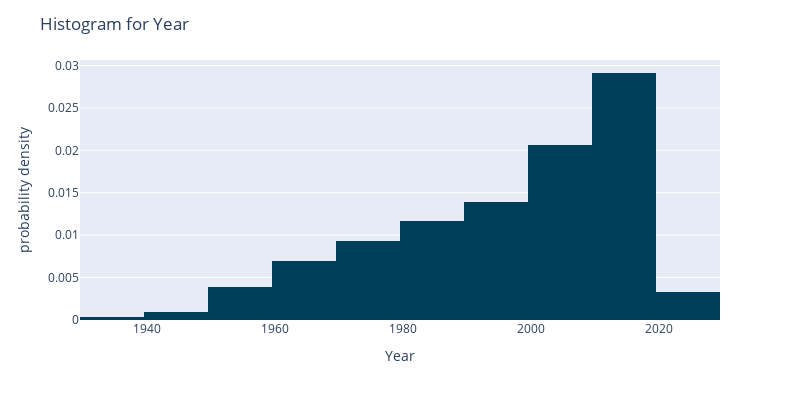

This figure's notebook cell:
### Markdown cell above
### Histogram for Year

### Code cell
year = px.histogram(data, x='Year', histnorm='probability density', nbins=15)
year.update_traces(marker_color='#003f5c')
year.update_layout(width=800, height=400, title='Histogram for Year')
year.show()

### Figure 1 — Plotly figure (JSON) as saved in the notebook; plotly's stock layout.template omitted (floating-point values rounded to 4 significant figures; data arrays with more than 128 entries replaced by an {"elided": "..."} marker saying what was removed)
{"data": [{"alignmentgroup": "True", "bingroup": "x", "histnorm": "probability density", "hovertemplate": "Year=%{x}<br>probability density=%{y}<extra></extra>", "legendgroup": "", "marker": {"color": "#003f5c", "pattern": {"shape": ""}}, "name": "", "nbinsx": 15, "offsetgroup": "", "orientation": "v", "showlegend": false, "type": "histogram", "x": {"elided": "11979 int values"}, "xaxis": "x", "yaxis": "y"}], "layout": {"barmode": "relative", "height": 400, "legend": {"tracegroupgap": 0}, "margin": {"t": 60}, "title": {"text": "Histogram for Year"}, "width": 800, "xaxis": {"anchor": "y", "autorange": true, "domain": [0, 1], "range": [1930.0, 2030.0], "title": {"text": "Year"}, "type": "linear"}, "yaxis": {"anchor": "x", "autorange": true, "domain": [0, 1], "range": [0, 0.03065], "title": {"text": "probability density"}}}}
